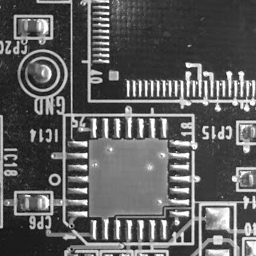
%> input picture python_package/imgs/ref.png, 256 x 256 px
$ octave test.m   (GNU Octave 9; MATLAB toolbox functions it lacks are replaced by stand-ins)
%> lines starting %> are read from the running program, lines starting %| are printed output that depends on the picture
%> further down, ref is the input picture: size 256x256 uint8; min 0, max 255, mean 94.4
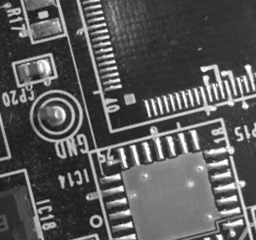
%> input picture python_package/imgs/cmp.png, 256 x 240 px
%> further down, cmp is the input picture: size 240x256 uint8; min 14, max 255, mean 89
### matlab_package/poc_prototype.m
% 2016/9/12 Yoshi Ri @ Univ Tokyo
% 2017/8/11 Updated

%%%%%%%%%%%%%%%%%%
% input : 2 gray scale images with the same size
% output : translation , rotation , scaling, poc_peaks
%%%%%%%%%%%%%%%%%%


function [dx,dy,theta,scale,peak] = poc_prototype(AI,BI)

%% Get size
[height, width ] = size(AI);
%> height = 256; width = 256
 cy = height/2;
%> cy = 128
 cx = floor(width/2);
%> cx = 128


%% Create window
% hannig window and root of hanning window
han_win = zeros(width);
Rhan_win = zeros(width);

% make window
for i = 1 :height
    for j = 1:width
            han_win(i,j) = 0.25 * (1.0 + cos(pi*abs(cy- i) / height))*(1.0 + cos(pi*abs(cx - j) / width));
            % Root han_win
            Rhan_win(i,j)=abs(cos(pi*abs(cy - i) / height)*cos(pi*abs(cx - j) / width));
            if i >height/8  &&  i<height*7/8
                fi = 1;
            elseif i <= height/8
                fi = (i-1)/height * 8;
            elseif i >= height*7/8
                fi = (height - i)/height *8;
            end
            if j >width/8  &&  j<width*7/8
                fj = 1;
            elseif j <= width/8
                fj = (j-1)/width * 8;
            elseif j >= width*7/8
                fj = (width - j)/width *8;
            end
            trapez_win(i,j)=fi*fj;
    end
end
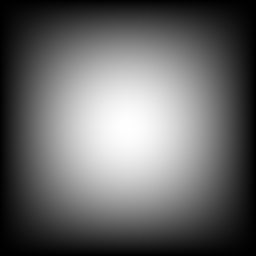
%> Rhan_win: size 256x256 double; min 3.75e-33, max 1, mean 0.405
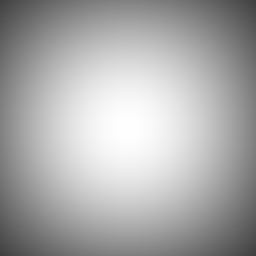
%> han_win: size 256x256 double; min 0.25, max 1, mean 0.67
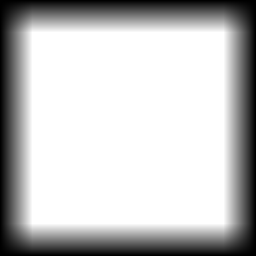
%> trapez_win: size 256x256 double; min 0, max 1, mean 0.759
%> after the loop, fi = 0; fj = 0

%% Apply Windowing
 IA = han_win .* double((AI));
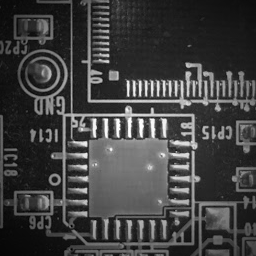
%> IA: size 256x256 double; min 0, max 255, mean 64.7
%> the run ends on the next line
 IB = han_win .* double(BI);

%% 2DFFT
A=fft2(IA);
B=fft2(IB);

At = A./abs(A);
Bt = (conj(B))./abs(B);

%% get magnitude and whitening
As= fftshift(log(abs(A)+1));
Bs= fftshift(log(abs(B)+1));

%% Log-Poler Transformation
% need bilinear interpolation

lpcA = zeros(height,width);
lpcB = zeros(height,width);
cx = width / 2;
cy = height / 2;

% cut off val of LPF
LPmin = width*(1-log2(2*pi)/log2(width));
LPmin = width*(1-log2(4*pi)/log2(width));

%start logplolar
for i= 0:width-1
        r =power(width,(i)/width);
    for j= 0:height-1
        x=r*cos(2*pi*j/height)+cx;
        y=r*sin(2*pi*j/height)+cy;
        if r < cx * 3 / 5 % in the circle
             x0 = floor(x);
             y0 = floor(y);
             x1 = x0 + 1.0;
             y1 = y0 + 1.0;
            w0=x1-x;
            w1=x-x0;
            h0=y1-y;
            h1=y-y0;
            %丂Bilinear Interpolation
            val=As(y0+1,x0+1)*w0*h0 + As(y0+1,x1+1)*w1*h0+ As(y1+1,x0+1)*w0*h1 + As(y1+1,x1+1)*w1*h1;
            % High pass
            if i > LPmin
                 lpcA(j+1,i+1)=val;
            else
                 lpcA(j+1,i+1)=0;
            end
            val=Bs(y0+1,x0+1)*w0*h0 + Bs(y0+1,x1+1)*w1*h0+ Bs(y1+1,x0+1)*w0*h1 + Bs(y1+1,x1+1)*w1*h1;
            if i > LPmin
                 lpcB(j+1,i+1)=val;
            else
                 lpcB(j+1,i+1)=0;
            end
        end
    end
end

%%%% end LogPoler %%%


% phase correlation to get rotation and scaling
PA = fft2(lpcA);
PB = fft2(lpcB);
Ap = PA./abs(PA);
Bp = (conj(PB))./abs(PB);
Pp = fftshift(ifft2(Ap.*Bp));


[mm,x]=max(Pp);
[mx,y]=max(mm);
px=y;
py=x(y);
mg =1;
%% Bilinear Interpolation
Rect = Pp(py-mg:py+mg,px-mg:px+mg);
vert = sum(Rect,1); horz = sum(Rect,2);
sum11=sum(vert);

pyy=[py-mg:py+mg] * horz /sum11;
pxx=[px-mg:px+mg] * vert' /sum11;

dx = floor(width/2) - pxx + 1;
dy = floor(height/2 )- pyy + 1;


%% Translation Extraction
theta1 = 360 * dy / height;
theta2 = theta1 + 180;
scale = 1/power(width,dx/width)
figure(1);
mesh(Pp);
ylabel('rotation axis')
xlabel('scaling axis')
zlabel('correlation value')

%% Compensate Rotation and scaling
IB_recover1 = ImageRotateScale(IB, theta1,scale,width,height);
IB_recover2 = ImageRotateScale(IB, theta2,scale,width,height);

%% Translation estimation

IB_R1=fft2(IB_recover1);
IB_R2=fft2(IB_recover2);
IB1p = (conj(IB_R1))./abs(IB_R1);
IB2p = (conj(IB_R2))./abs(IB_R2);

App = A./abs(A);
Pp1 = fftshift(ifft2(App.*IB1p));
Pp2 = fftshift(ifft2(App.*IB2p));

[mm1,x1]=max(Pp1);
[mx1,y1]=max(mm1);
px1=y1;
py1=x1(y1);

[mm2,x2]=max(Pp2);
[mx2,y2]=max(mm2);
px2=y2;
py2=x2(y2);

%% Comparison to get True rotation
if mx1 > mx2
theta = theta1

Rect = Pp1(py1-mg:py1+mg,px1-mg:px1+mg);
vert = sum(Rect,1); horz = sum(Rect,2);
sum11=sum(vert);

pyy1=[py1-mg:py1+mg] * horz /sum11;
pxx1=[px1-mg:px1+mg] * vert' /sum11;


% get translation from center
dx = floor(width/2) - pxx1 + 1
dy = floor(height/2 )- pyy1 + 1

peak = mx1
% show result
f1 = figure(2);
result = imtranslate(IB_recover1,[-dx, -dy]);
imshow(abs(double(IA)-result),[0 255]);
title('difference of images')
SaveFigPDF(f1,'diff_image');
f2 = figure(3);
imshow(result,[0 255]);
title('rotation compensated compared image')
SaveFigPDF(f2,'rotation_compensated');
f3 = figure(4);
imshow(IA,[0 255]);
title('refrence image')
SaveFigPDF(f3,'ref');
f4 = figure(5);
imshow(IB,[0 255]);
title('compared image')
SaveFigPDF(f4,'compared');
figure(6);
mesh(Pp1);
title('POC peak')


else
theta = theta2

Rect = Pp2(py2-mg:py2+mg,px2-mg:px2+mg);
vert = sum(Rect,1); horz = sum(Rect,2);
sum11=sum(vert);

pyy2=[py2-mg:py2+mg] * horz /sum11;
pxx2=[px2-mg:px2+mg] * vert' /sum11;


dx = floor(width/2) - pxx2 + 1
dy = floor(height/2 )- pyy2 + 1

peak = mx2
% show result
f1 = figure(2);
result = imtranslate(IB_recover2,[-dx, -dy]);
imshow(abs(double(IA)-result),[0 255]);
title('difference of images')
SaveFigPDF(f1,'diff_image');
f2 = figure(3);
imshow(result,[0 255]);
title('rotation compensated compared image')
SaveFigPDF(f2,'rotation_compensated');
f3 = figure(4);
imshow(IA,[0 255]);
title('refrence image')
SaveFigPDF(f3,'ref');
f4 = figure(5);
imshow(IB,[0 255]);
title('compared image')
SaveFigPDF(f4,'compared');
figure(6);
mesh(Pp2);
title('POC peak')

end


%% figure
figure(7);
stiched = [IA,IB;result,abs(double(IA)-result)];
imshow(stiched,[0 255])

stiched = [IA;IB];
imshow(stiched,[0 255])
end

### matlab_package/test.m
%% test for matlab
% you need Image Processing toolbox for MATLAB

%% read images with gray scale
ref = imread('../python_package/imgs/ref.png');
cmp = imread('../python_package/imgs/cmp.png');

% if it is not grayscale
if ndims(ref)>2
    ref = rgb2gray(ref);
end
if ndims(cmp)>2
    cmp = rgb2gray(cmp);
end

%% put in poc function
poc_prototype(ref,cmp)
